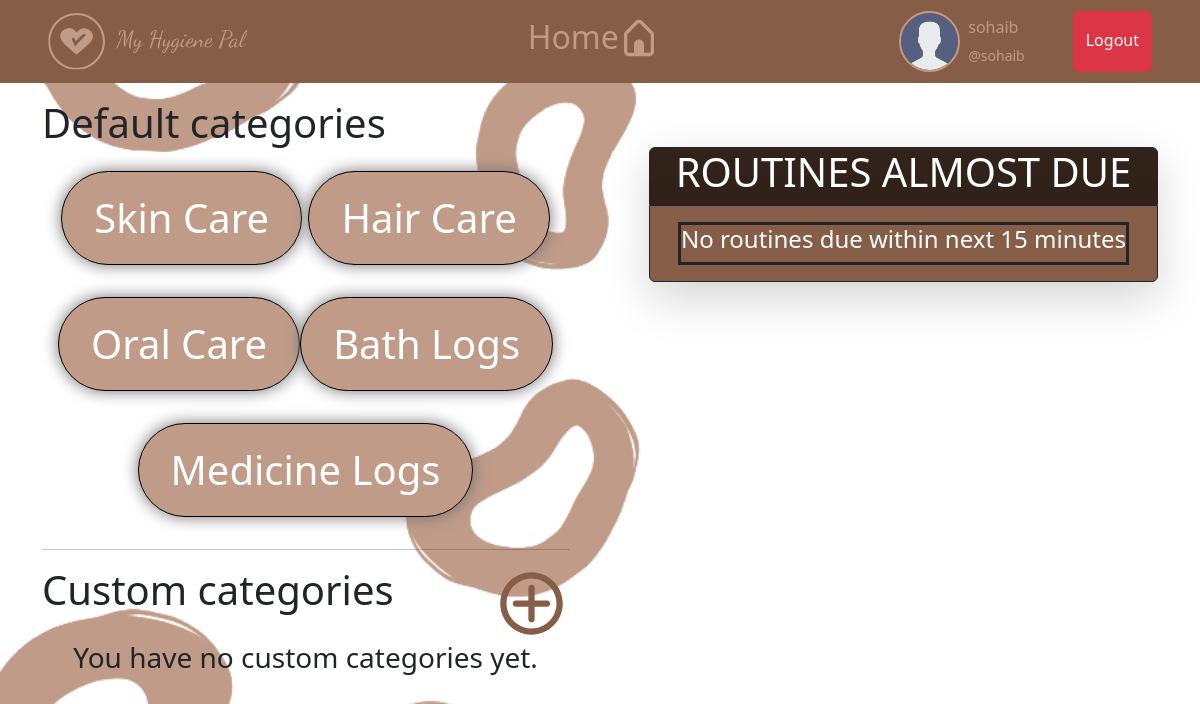
The app's page /home/ (signed in) with its own data.
### PersonalHygieneTracker/models.py (models this page shows)
class User(AbstractUser):
    name = models.CharField(max_length=200, null=True)
    email = models.EmailField(unique=True, null=True)
    bio = models.TextField(null=True, default="I am using the Personal Hygiene Tracker.")
    streak = models.BooleanField(null=True)
    avatar = models.ImageField(null=True, default="avatar.svg")
    badges = models.IntegerField(null=True, default=0)
    USERNAME_FIELD = 'email'
    REQUIRED_FIELDS = []

class Category(models.Model):
    name = models.CharField(max_length=200)
    updated = models.DateTimeField(auto_now=True)
    created = models.DateTimeField(auto_now_add=True)
    user = models.ForeignKey(User, on_delete=models.SET_NULL, null=True, blank=True)
    def __str__(self):
        return self.name

### PersonalHygieneTracker/views.py (the view)
# urls.py: 2. Add a URL to urlpatterns:  path('', views.home, name='home')
@login_required(login_url="login")
def home(request):
    count = models.Category.objects.filter(user=request.user).count()
    your_timezone = 'Asia/Karachi'  # Replace with your actual timezone, e.g., 'America/New_York'
    current_time = datetime.now(pytz.timezone(your_timezone)).time()
    allroutines = models.Routine.objects.all()
    if current_time.hour == 0 and current_time.minute == 0:
        for routin in allroutines:
            routin.completed = False
    delta = timedelta(minutes=15)
    new_time = (datetime.combine(datetime.today(), current_time) + delta).time()
    print(new_time)
    due_routines = models.Routine.objects.filter(user=request.user, completed=False, time__range=(current_time,new_time))
    if count >= 9:
        add = False
    else:
        add = True
    categories = models.Category.objects.filter(user__isnull=True)
    user_categories = models.Category.objects.filter(user=request.user)
    context = {'categories':categories, 'user_categories': user_categories, 'add':add, 'due_routines':due_routines}
    return render(request, 'PersonalHygieneTracker/home.html', context)

### PersonalHygieneTracker/templates/PersonalHygieneTracker/home.html (shortened to what this page needs)
{% extends 'base.html' %}
{% load static %}
{% block content %}
    <div class="layout-2 left">
        <div>
            <h1>Default categories</h1>
            {% for i in '135'|make_list %}
                <div class="d-flex justify-content-around p-3">
                    {% for category in categories %}
                        {% if forloop.counter == i|add:0 %}
                            <div>
                                <a href="{% url 'category' category.id %}" class="btn btn-info btn-lg rounded-pill">{{category}}</a>
                            </div>
                        {% elif forloop.counter == i|add:1 %}
                            <div>
                                <a href="{% url 'category' category.id %}" class="btn btn-info btn-lg rounded-pill">{{category}}</a>
                            </div>
                        {% endif %}
                    {% endfor %}
                </div>
            {% endfor %}
            <hr>
            <div class="d-flex justify-content-between">
                <h1>
                    Custom categories
                </h1>
                {% if add %}
                    <a href="{% url 'add-category' %}">
                    </a>
                {% endif %}
            </div>
            {% if user_categories %}
                {% for i in '13579'|make_list %}
                    <div class="d-flex justify-content-around p-3">
                        {% for category in user_categories %}
                            {% if forloop.counter == i|add:0 %}
                                <div>
                                    <a href="{% url 'category' category.id %}" class="btn btn-info btn-lg rounded-pill">{{category}}</a>
                                </div>
                            {% elif forloop.counter == i|add:1 %}
                                <div>
                                    <a href="{% url 'category' category.id %}" class="btn btn-info btn-lg rounded-pill">{{category}}</a>
                                </div>
                            {% endif %}
                        {% endfor %}
                    </div>
                {% endfor %}
            {% else %}
                <div class="text-center">
                    <h3>You have no custom categories yet. </h3>
                </div>
            {% endif %}
        </div>
    </div>
    <div class="layout-2 right">
        <div>
            <div class="container shadow-lg border border-dark bg-info mt-5 rounded-top-2">
                <h1 class="text-center">ROUTINES ALMOST DUE</h1>
            </div>
            <div class="container shadow-lg border border-dark bg-secondary mb-5 rounded-bottom-2">
                {% if not due_routines %}
                    <div class="border border-3 border-dark bg-secondary m-3">
                        <h4 class="text-center">No routines due within next 15 minutes</h4>
                    </div>
                {% endif %}
            </div>
        </div>
    </div>
{% endblock %}

### templates/base.html (shortened to what this page needs)
<!DOCTYPE html>
{% load static %}
<html lang="en">
<head>
    <link href="https://cdn.jsdelivr.net/npm/bootstrap@5.3.0/dist/css/bootstrap.min.css" rel="stylesheet">
    <link rel="stylesheet" type="text/css" href="{% static 'css/style.css' %}"/>
</head>
<body>
    {% if not main %}
    <nav class="navbar navbar-expand-lg navbar-light bg-secondary d-flex justify-content-between">
        <a class="navbar-brand mx-5" href="{% url 'index' %}"></a>
        <div class="d-flex">
            <a class="nav-item nav-link link-danger mx-3 d-flex" href="{% url 'home' %}">
                <h2>Home</h2>
            </a>
        </div>
        <div class="d-flex">
            <a class="d-flex link-danger" href="{% url 'profile' request.user.id %}">
                <div class="profile-pic profile-pic-medium mx-2">
                    <img src="{{request.user.avatar.url}}" />
                </div>
                <div>
                    <p class="my-1">{{request.user.name}} </p><small>@{{request.user.username}}</small>
                </div>
            </a>
            <a href="{% url 'logout' %}" class="mx-5 btn btn-danger py-3">Logout</a>
        </div>
    </nav>
    {% endif %}
    <div class="container mt-3">
        {% block content %}
        {% endblock %}
    </div>
</body>
</html>

### static/css/style.css (style rules this page uses)
body { background-image: url('../images/MHP_mainpage.png'); background-size: cover; background-repeat: no-repeat; background-attachment: fixed; background-color: #0b0c10; }
.layout-2.left { display: flex; float: left; }
.layout-2.right { display: flex; float: right; }
.bg-secondary { background-color: var(--darkerbrown)!important; color: white }
.bg-info { background-color: var(--darkererbrown)!important; color: white }
.text-secondary { color: var(--darkerbrown)!important; }
.link-danger { color: var(--brown)!important; text-decoration: none; }
:root { --brown: #c09c88; --darkerbrown: #865d46; --darkererbrown: #32231a; }
.btn-info { background-color: var(--brown)!important; color: white; border: 1px solid black; box-shadow:hsl(0, 0%, 45%) 0 0 16px; }
.profile-pic { position: relative; display: inline-block; border-radius: 50%; border: 2px solid var(--brown); }
.profile-pic img { display: block; border-radius: 50%; object-fit: cover; object-position: center; }
.profile-pic.profile-pic-medium img { width: 3.6rem; height: 3.6rem; border-radius: 50%; }
.btn-lg { --bs-btn-padding-y: 1rem; --bs-btn-padding-x: 2rem; --bs-btn-font-size: 2.5rem; }

### records on screen
User: user.avatar (placeholder picture), user.name "sohaib", user.username "sohaib"
Category: name "Skin Care"
Category: name "Hair Care"
Category: name "Oral Care"
Category: name "Bath Logs"
Category: name "Medicine Logs"
